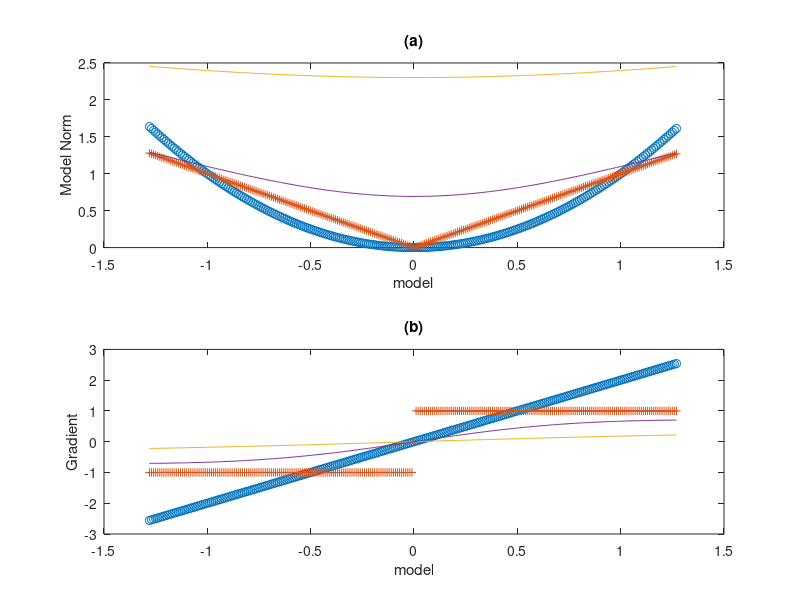

Source code (MATLAB):
t=-128:127;t=t/100;
figure(1)
subplot(211),plot(t,t.^2,'o',t,eps+abs(t),'+',t,log(10+t.^2),t,log(2+t.^2))
xlabel('model');ylabel('Model Norm');title('(a)');
subplot(212),plot(t,2*t,'o',t,eps+sign(t),'+',t,2./(10+t.^2).*t,t,2./(2+t.^2).*t)
xlabel('model');ylabel('Gradient');title('(b)');
